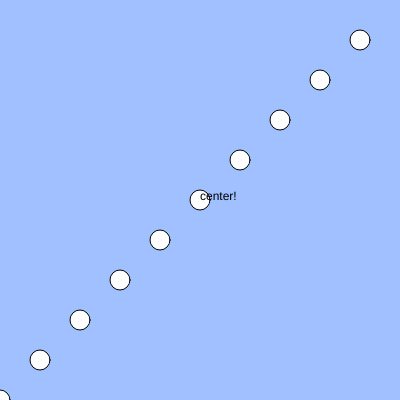
Frame 1 (no input)
Frame 60 (no input): identical to frame 1, image omitted
Frame 120 (the mouse pressed at the canvas centre since frame 60): identical to frame 1, image omitted

The p5.js sketch that drew this single still picture (run headless with seeded random() and noise() and a simulated clock; from frame 60 on, the mouse is pressed at the canvas centre):

// p5.js sketch
// ── sketch.js
// テキスト「リサイズするプログラムを作る」
function setup(){
  let windowWidth = 400;
  let windowHeight = 400;
  createCanvas(windowWidth, windowHeight);
}

function windowResized(){
  resizeCanvas(windowWidth, windowHeight);
}

function draw(){
  background(160, 192, 255);
  for(let i = 0; i < 10; i++){
    ellipse(width * i / 10, height * (10 - i) / 10, 20);
  }
  text("center!", width * 0.5, height * 0.5);
}
